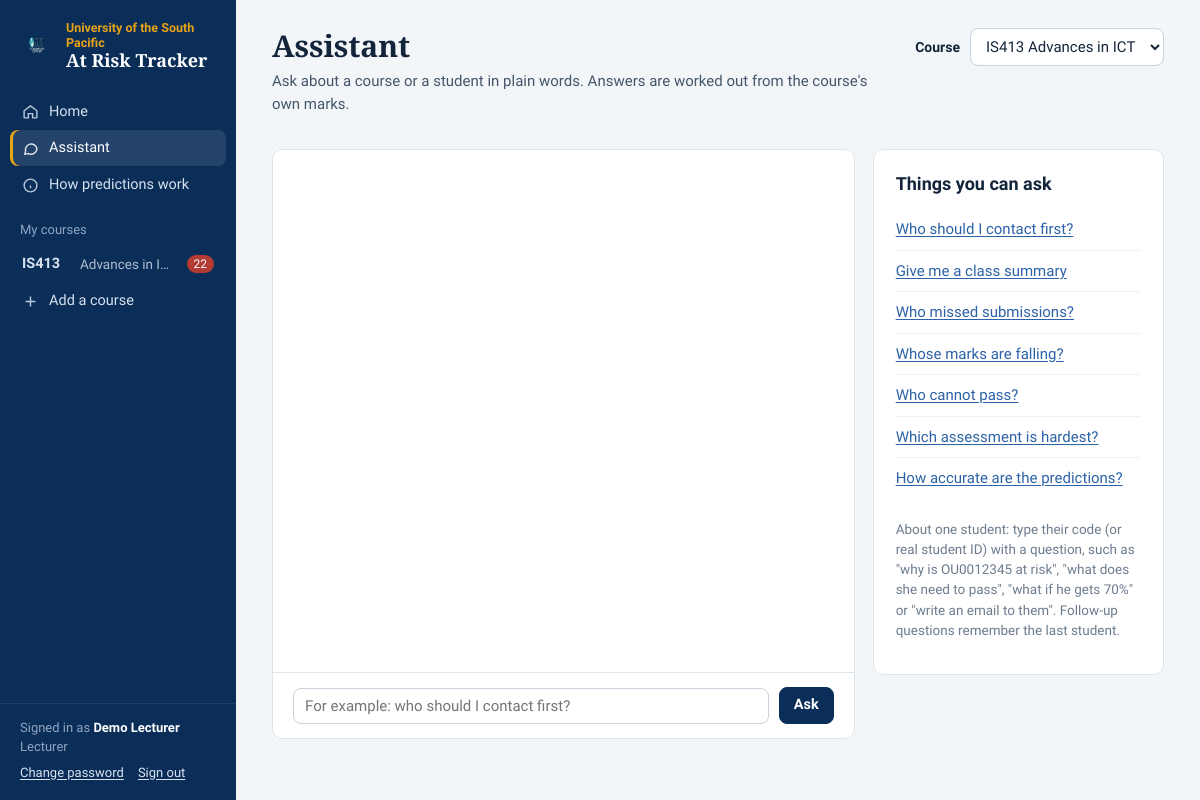
/assistant (signed in), run on the app's committed database.
### tables this page shows
CREATE TABLE courses (
        id INTEGER PRIMARY KEY AUTOINCREMENT,
        code TEXT NOT NULL,
        name TEXT NOT NULL,
        semester TEXT,
        campus TEXT,
        risk_threshold REAL DEFAULT 0.40,
        borderline_threshold REAL DEFAULT 0.20,
        created_at TEXT
    , is_training INTEGER DEFAULT 0, outline_json TEXT);

CREATE TABLE users (
        id INTEGER PRIMARY KEY AUTOINCREMENT,
        username TEXT UNIQUE NOT NULL,
        full_name TEXT,
        password_hash TEXT NOT NULL,
        role TEXT NOT NULL DEFAULT 'lecturer'
    );

### app.py (the view)
@app.route("/assistant")
@login_required
def assistant_view():
    courses = db.courses_for_user(g.user)
    course_id = request.args.get("course_id", type=int) or (courses[0]["id"] if courses else None)
    if course_id and not db.user_can_view(g.user, course_id):
        abort(403)
    return render_template("assistant.html", courses=courses, course_id=course_id)

### analytics.py (called while the page is built, shortened)
def cached_summary(course_id):
    key = f"f{SUMMARY_FORMAT}|" + db.course_cache_key(course_id)
    hit = _summaries.get(course_id)
    if hit and hit[0] == key:
        return hit[1]

### app.py (called while the page is built)
def login_required(view):
    @wraps(view)
    def wrapper(*args, **kwargs):
        if not g.user:
            return redirect(url_for("login", next=request.path))
        return view(*args, **kwargs)
    return wrapper

@app.before_request
def load_user():
    g.user = db.get_user(session["user_id"]) if session.get("user_id") else None

@app.context_processor
def inject():
    user = g.get("user")
    courses = db.courses_for_user(user) if user else []
    counts = {}
    for c in courses:
        try:
            counts[c["id"]] = analytics.cached_summary(c["id"])["counts"]["At Risk"]
        except Exception:
            counts[c["id"]] = 0
    is_admin = bool(user and user["role"] == "admin")
    return {"all_courses": courses, "nav_counts": counts, "GRADES": config.GRADES, "TYPES": config.TYPES,
            "is_admin": is_admin, "hosted_notice": config.IS_VERCEL and is_admin}

### database.py (called while the page is built)
def conn():
    c = sqlite3.connect(DB_PATH, timeout=30)
    c.row_factory = sqlite3.Row
    c.execute("PRAGMA foreign_keys = ON")
    return c

def _rows(sql, args=()):
    c = conn()
    rows = c.execute(sql, args).fetchall()
    c.close()
    return [dict(r) for r in rows]

def _row(sql, args=()):
    rows = _rows(sql, args)
    return rows[0] if rows else None

def get_user(user_id):
    return _row("SELECT * FROM users WHERE id=?", (user_id,))

def courses_for_user(user):
    if user["role"] == "admin":
        return list_courses(training=False)
    return _rows("""SELECT c.* FROM courses c JOIN course_lecturers l ON l.course_id=c.id
                    WHERE l.user_id=? AND COALESCE(c.is_training, 0)=0 ORDER BY c.code, c.id""", (user["id"],))

def user_can_view(user, course_id):
    if user["role"] == "admin":
        return True
    return _row("SELECT 1 AS ok FROM course_lecturers WHERE course_id=? AND user_id=?", (course_id, user["id"])) is not None

def get_course(course_id):
    return _row("SELECT * FROM courses WHERE id=?", (course_id,))

def get_assessments(course_id):
    return _rows("SELECT * FROM assessments WHERE course_id=? ORDER BY sort_order, id", (course_id,))

def active_current_dataset(course_id):
    return _row("SELECT * FROM datasets WHERE course_id=? AND kind='current' AND is_active=1", (course_id,))

### templates/assistant.html (shortened to what this page needs)
{% extends "base.html" %}
{% block content %}
<div class="page-head">
  <div>
    <h1>Assistant</h1>
    <p class="sub-title">Ask about a course or a student in plain words. Answers are worked out from the course's own marks.</p>
  </div>
  {% if courses %}
  <div class="row"><label for="course-pick" style="margin:0">Course</label>
    <select id="course-pick">{% for c in courses %}<option value="{{ c.id }}" {{ 'selected' if c.id == course_id }}>{{ c.code }} {{ c.name }}</option>{% endfor %}</select></div>
  {% endif %}
</div>
{% if not courses %}
<div class="card empty"><h2>No courses yet</h2>{% if is_admin %}<p>Create a course and upload its marks first.</p><a class="btn btn-primary" href="{{ url_for('course_new') }}">Create a course</a>{% else %}<p>An administrator needs to give you access to a course first.</p>{% endif %}</div>
{% else %}
<div class="split" style="grid-template-columns:minmax(0,2fr) minmax(0,1fr)">
  <section class="panel flush chat-shell" aria-label="Conversation">
    <div class="chat-log" id="page-log" aria-live="polite"></div>
    <div class="suggest" id="page-suggest"></div>
    <form class="chat-input" id="page-form">
      <input type="text" id="page-q" placeholder="For example: who should I contact first?" autocomplete="off" aria-label="Your question" autofocus>
      <button class="btn btn-primary">Ask</button>
    </form>
  </section>
  <aside class="card">
    <h2>Things you can ask</h2>
    <ul class="points" id="examples">
      {% for ex in ["Who should I contact first?", "Give me a class summary", "Who missed submissions?", "Whose marks are falling?",
                    "Who cannot pass?", "Which assessment is hardest?", "How accurate are the predictions?"] %}
      <li><a href="#" data-q="{{ ex }}">{{ ex }}</a></li>
      {% endfor %}
    </ul>
    <p class="small muted mt">About one student: type their code (or real student ID) with a question, such as "why is OU0012345 at risk", "what does she need to pass", "what if he gets 70%" or "write an email to them". Follow-up questions remember the last student.</p>
  </aside>
</div>
{% endif %}
{% endblock %}

### templates/base.html (shortened to what this page needs)
<!DOCTYPE html>
<html lang="en">
<head>
<link rel="stylesheet" href="{{ url_for('static', filename='style.css') }}?v=3">
</head>
<body>
{% set ep = request.endpoint %}
<div class="shell">
  <aside class="sidebar" id="sidebar">
    <a class="brand" href="{{ url_for('overview') }}">
      <img src="{{ url_for('static', filename='logo.png') }}" alt="">
      <div><div class="usp">University of the South Pacific</div><div class="product">At Risk Tracker</div></div>
    </a>
    <nav class="nav" aria-label="Main">
      <a href="{{ url_for('overview') }}" class="{{ 'active' if ep == 'overview' }}">
        <svg viewBox="0 0 24 24" fill="none" stroke="currentColor" stroke-width="2"><path d="M3 11l9-7 9 7v9a1 1 0 0 1-1 1h-5v-6h-6v6H4a1 1 0 0 1-1-1z"/></svg>Home</a>
      <a href="{{ url_for('assistant_view') }}" class="{{ 'active' if ep == 'assistant_view' }}">
        <svg viewBox="0 0 24 24" fill="none" stroke="currentColor" stroke-width="2"><path d="M21 12a8 8 0 0 1-11.6 7.1L4 20l1.1-4.6A8 8 0 1 1 21 12z"/></svg>Assistant</a>
      <a href="{{ url_for('model_view') }}" class="{{ 'active' if ep == 'model_view' }}">
        <svg viewBox="0 0 24 24" fill="none" stroke="currentColor" stroke-width="2"><circle cx="12" cy="12" r="9"/><path d="M12 16v-4M12 8h.01"/></svg>How predictions work</a>
      <div class="nav-section">{{ 'Courses' if is_admin else 'My courses' }}</div>
      {% for c in all_courses %}
        {% set here = course is defined and course and course.id == c.id %}
        <a href="{{ url_for('course_dashboard', course_id=c.id) }}" class="{{ 'active' if here and ep in ('course_dashboard', 'student_view') }}" title="{{ c.name }}">
          <span class="code">{{ c.code }}</span><span style="opacity:.8;font-size:13.5px;white-space:nowrap;overflow:hidden;text-overflow:ellipsis">{{ c.name }}</span>
          {% if nav_counts.get(c.id) %}<span class="count" title="Students at risk">{{ nav_counts[c.id] }}</span>{% endif %}</a>
      {% else %}
        <div class="small" style="padding:6px 20px;opacity:.7">No courses yet.</div>
      {% endfor %}
      <a href="{{ url_for('course_new') }}" class="{{ 'active' if ep == 'course_new' }}">
        <svg viewBox="0 0 24 24" fill="none" stroke="currentColor" stroke-width="2"><path d="M12 5v14M5 12h14"/></svg>Add a course</a>
    </nav>
    <div class="sidebar-footer">
      Signed in as <b>{{ g.user.full_name or g.user.username }}</b><br>
      {{ 'Administrator' if is_admin else 'Lecturer' }}<br>
      <span class="row" style="gap:14px;margin-top:6px">{% if not is_admin %}<a href="{{ url_for('users') }}">Change password</a>{% endif %}<a href="{{ url_for('logout') }}">Sign out</a></span>
    </div>
  </aside>
  <div class="main">
    <main class="content" id="content">
      {% block content %}{% endblock %}
    </main>
  </div>
</div>
</body>
</html>

### data on the page
courses: code "IS413", name "Advances in ICT", nav_counts "22"
users: user "Demo Lecturer"

### other printed values
{{ 'Courses' if is_admin else 'My courses' }} "My courses"
{{ 'Administrator' if is_admin else 'Lecturer' }} "Lecturer"
{{ ex }} "Who should I contact first?" "Give me a class summary" "Who missed submissions?" "Whose marks are falling?" "Who cannot pass?" "Which assessment is hardest?" "How accurate are the predictions?"
form field value "IS413 Advances in ICT"
